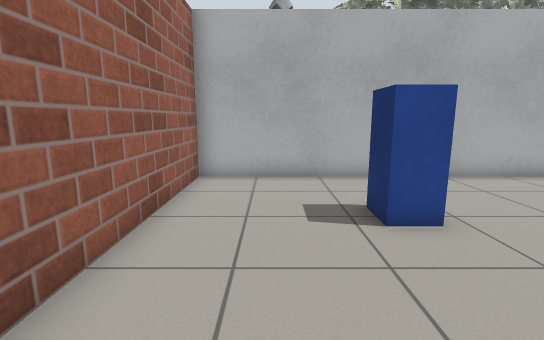
View 1 (above)

15 first-person views from a walk through a world built for the Gazebo simulator. The camera is 0.94 m above the floor, tilts 10° down and sees 85° across. Floor lines are 1 m apart. The floor is counted in squares, 0.5 m on a side. Each view is taken from the middle of a square. On the plan, view 1 faces up. The plan holds only what a view shows up to about 16 squares ahead; the rest is blank. Some stock models are drawn as simple stand-ins. Some surface patterns are stand-ins.

View 2
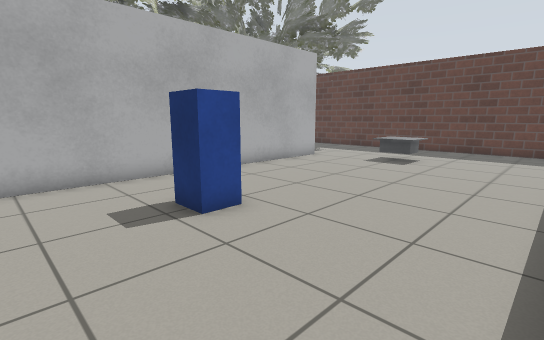

View 3
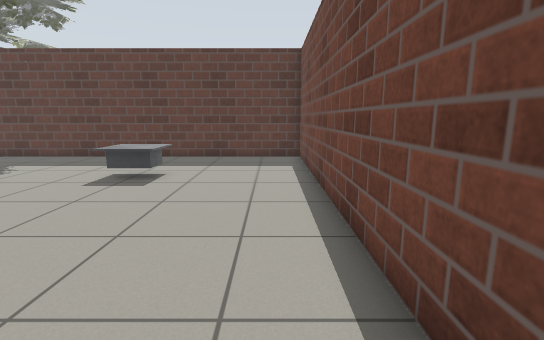

View 4
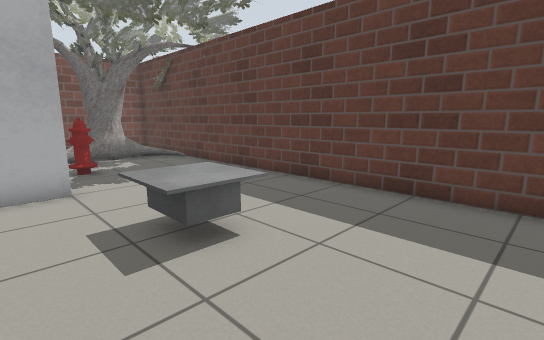

View 5
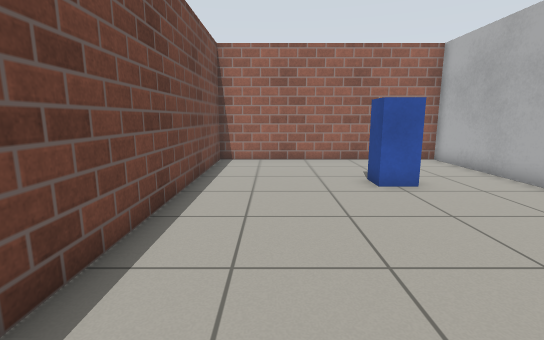

View 6
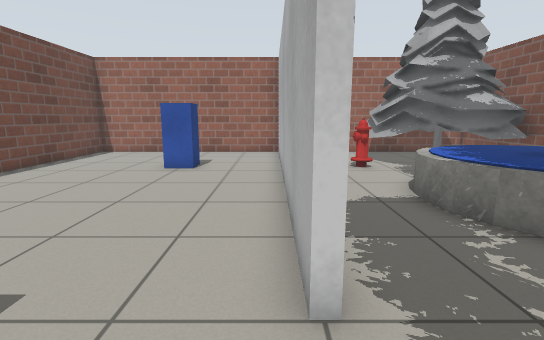

View 7
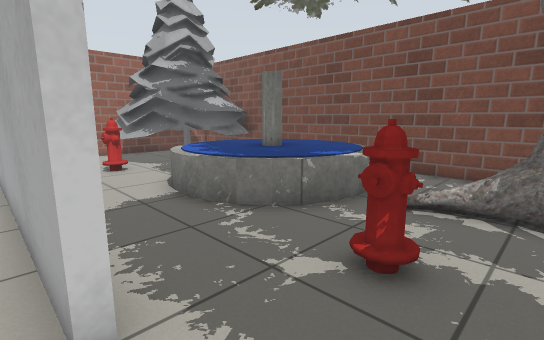

View 8
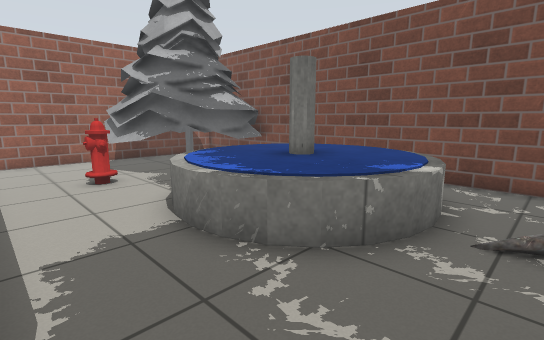

View 9
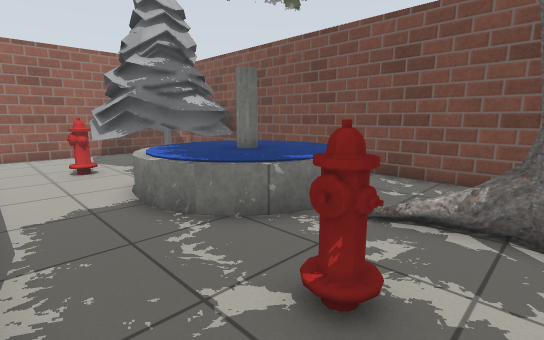

View 10
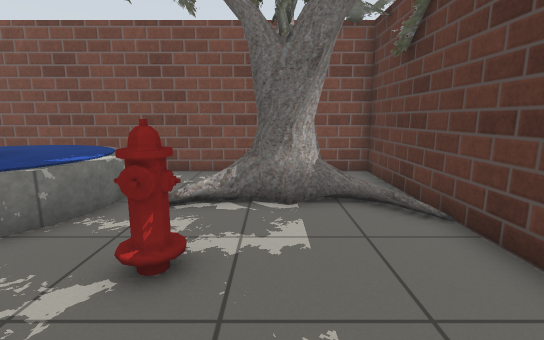

View 11
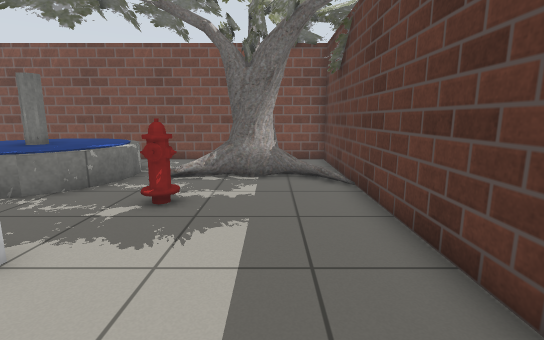

View 12
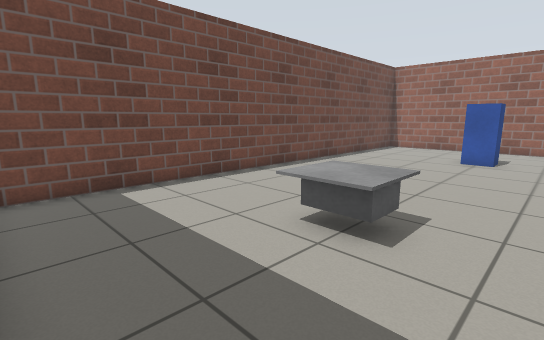

View 13
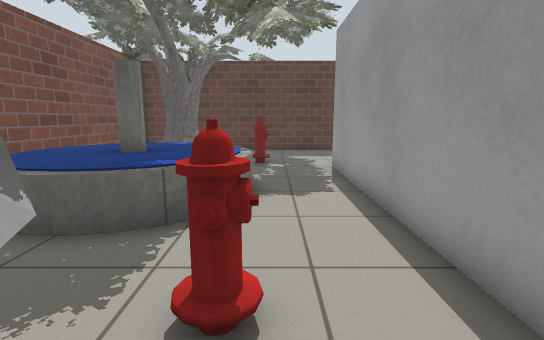

View 14
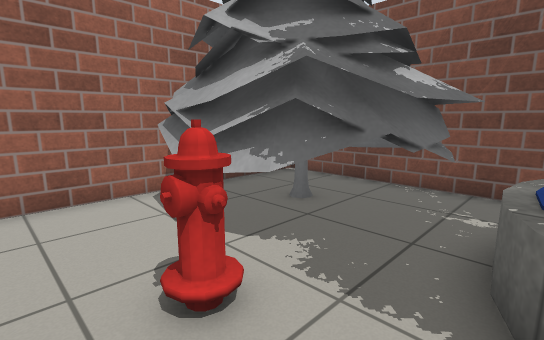

View 15
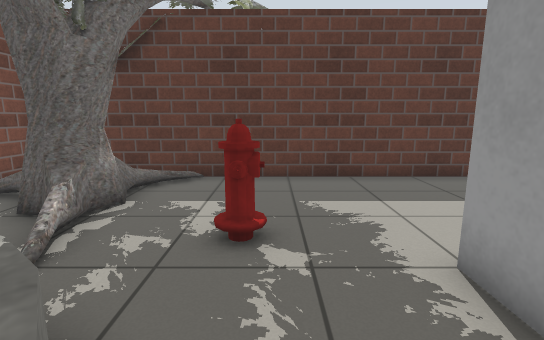

### Floor plan
Key: @ floor where view 1 was taken; # wall or solid block; . floor; v drop or lower ground; T oak tree; P pine tree; S postbox; H fire hydrant; F fountain; O other object.
Columns run from 3 left of view 1 to 20 right of it. Each row starts with its distance up from view 1.
 19  #PPPP#############v##
 18  P  PPP. FFFF ....TTv#
 17  P  PPPPFFFFFF...TT TT
 16  PPPPPP.FFFFFF..TTTT#TT
 15  PPPPPP.FFFFFF.T..T.##
 14 #.PPPP..FFFFFF.......#
 13 #....HH..FFFF..HH..T.# T
 12 #....H.........H.....#TT
 11 #....................#
 10 ###############......#
  9 #....................#
  8 #....................#
  7 #....................#
  6 #....SS........OO....#
  5 #....SS........OO....#
  4 #....................#
  3 #....................#
  2 #....................#
  1 #....................#
  0 #..@.................#
 -1 ######################

Positions as (right, up) in squares from view 1, and headings:
1: (0, 0), facing up
2: (-1, 0), facing up-right
3: (3, 1), facing right
4: (10, 1), facing up-right
5: (11, 2), facing left
6: (14, 9), facing left
7: (14, 9), facing up-left
8: (12, 10), facing up-left
9: (14, 10), facing up-left
10: (14, 9), facing up
11: (15, 6), facing up
12: (17, 8), facing down-left
13: (0, 12), facing right
14: (5, 11), facing up-left
15: (8, 12), facing right
